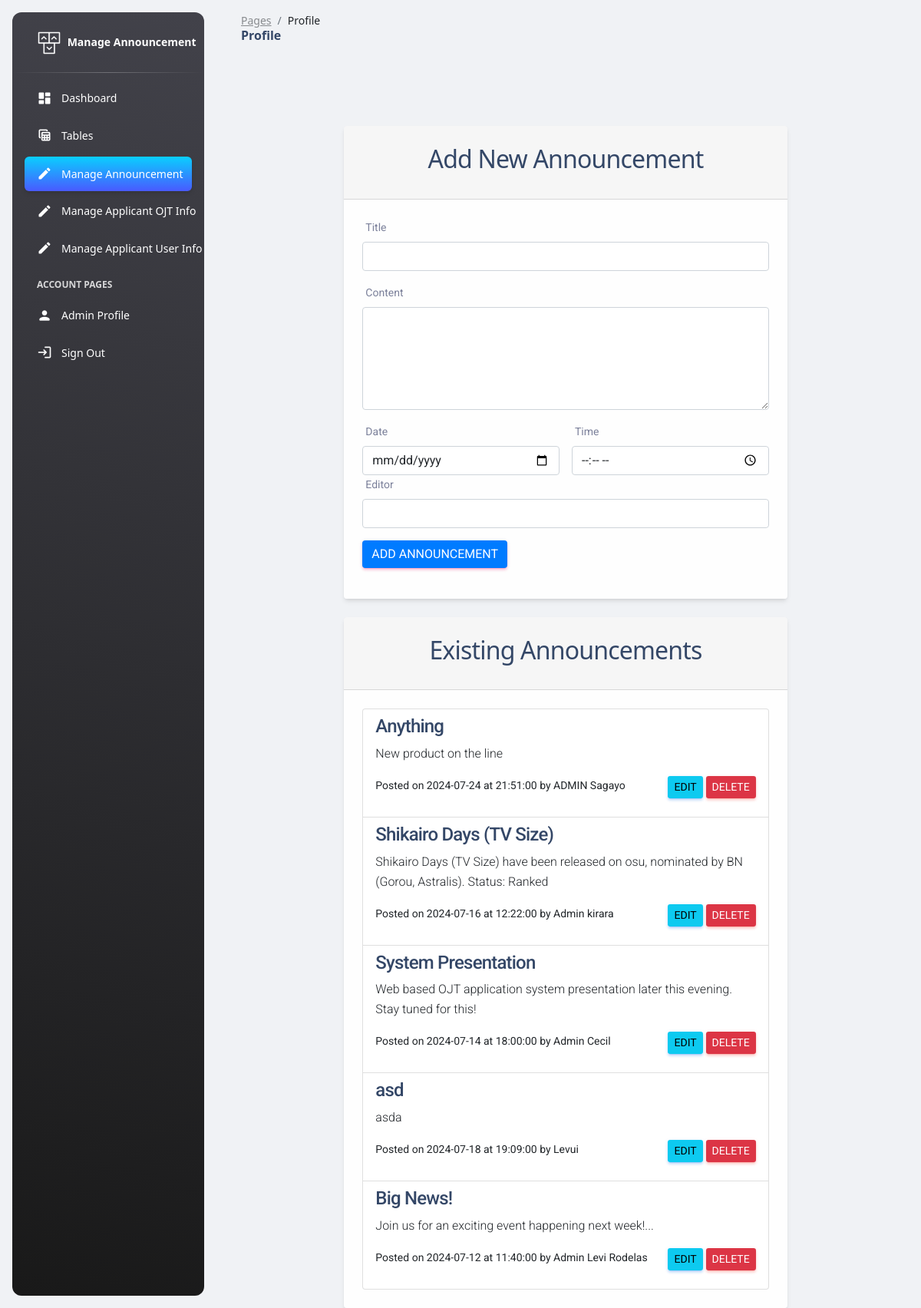
The app's page /admin-announcement.php with its own data.
### tables this page shows
CREATE TABLE `announcements` (
  `id` int(11) NOT NULL,
  `title` varchar(255) NOT NULL,
  `content` text NOT NULL,
  `date` date NOT NULL,
  `time` time NOT NULL,
  `editor` varchar(50) NOT NULL
);

### admin-announcement.php (the view, shortened to what this page needs)
<?php
include 'config.php';
$id = '';
$title = '';
$content = '';
$date = '';
$time = '';
$editor = '';
$stmt_all = $dbcon->prepare("SELECT * FROM announcements ORDER BY id DESC");
$stmt_all->execute();
$result_all = $stmt_all->get_result();
$announcements = $result_all->fetch_all(MYSQLI_ASSOC);
?>
<!DOCTYPE html>
<html lang="en">
<head>
    <link href="assets/css/nucleo-icons.css" rel="stylesheet" />
    <link href="assets/css/nucleo-svg.css" rel="stylesheet" />
    <link id="pagestyle" href="assets/css/material-dashboard.css?v=3.1.0" rel="stylesheet" />
</head>
<body class="g-sidenav-show bg-gray-200">
    <aside class="sidenav navbar navbar-vertical navbar-expand-xs border-0 border-radius-xl my-3 fixed-start ms-3   bg-gradient-dark" id="sidenav-main">
        <div class="sidenav-header">
            <a class="navbar-brand m-0" href="landing.php" target="_blank">
                <img src="public/material-dashboard-master/assets/img/logo-ct.png" class="navbar-brand-img h-100" alt="main_logo">
                <span class="ms-1 font-weight-bold text-white">Manage Announcement</span>
            </a>
        </div>
        <hr class="horizontal light mt-0 mb-2">
        <div class="collapse navbar-collapse  w-auto " id="sidenav-collapse-main">
            <ul class="navbar-nav">
                <li class="nav-item">
                    <a class="nav-link text-white " href="admin-dashboard.php">
                        <div class="text-white text-center me-2 d-flex align-items-center justify-content-center">
                            <i class="material-icons opacity-10">dashboard</i>
                        </div>
                        <span class="nav-link-text ms-1">Dashboard</span>
                    </a>
                </li>
                <li class="nav-item">
                    <a class="nav-link text-white " href="tables.php">
                        <div class="text-white text-center me-2 d-flex align-items-ce ter justify-content-center">
                            <i class="material-icons opacity-10">table_view</i>
                        </div>
                        <span class="nav-link-text ms-1">Tables</span>
                    </a>
                </li>
                <li class="nav-item">
                    <a class="nav-link text-white active bg-gradient-primary " href="admin-announcement.php">
                        <div class="text-white text-center me-2 d-flex align-items-ce ter justify-content-center">
                            <i class="material-icons opacity-10">edit</i>
                        </div>
                        <span class="nav-link-text ms-1">Manage Announcement</span>
                    </a>
                </li>
                <li class="nav-item">
          <a class="nav-link text-white" href="Admin_Applicant_OJT_Information.php">
            <div class="text-white text-center me-2 d-flex align-items-center justify-content-center">
              <i class="material-icons opacity-10">edit</i>
            </div>
            <span class="nav-link-text ms-1">Manage Applicant OJT Info</span>
          </a>
        </li>
        <li class="nav-item">
          <a class="nav-link text-white" href="Admin_Applicant_User_Information.php">
            <div class="text-white text-center me-2 d-flex align-items-center justify-content-center">
              <i class="material-icons opacity-10">edit</i>
            </div>
            <span class="nav-link-text ms-1">Manage Applicant User Info</span>
          </a>
        </li>
                <li class="nav-item mt-3">
                    <h6 class="ps-4 ms-2 text-uppercase text-xs text-white font-weight-bolder opacity-8">Account pages</h6>
                </li>
                <li class="nav-item">
                    <a class="nav-link text-white" href="admin-profile.php">
                        <div class="text-white text-center me-2 d-flex align-items-center justify-content-center">
                            <i class="material-icons opacity-10">person</i>
                        </div>
                        <span class="nav-link-text ms-1">Admin Profile</span>
                    </a>
                </li>
                <li class="nav-item">
                    <a class="nav-link text-white " href="logout.php">
                        <div class="text-white text-center me-2 d-flex align-items-center justify-content-center">
                            <i class="material-icons opacity-10">login</i>
                        </div>
                        <span class="nav-link-text ms-1">Sign Out</span>
                    </a>
                </li>
            </ul>
        </div>
    </aside>
    <div class="main-content position-relative max-height-vh-100 h-100">
        <nav class="navbar navbar-main navbar-expand-lg px-0 mx-4 shadow-none border-radius-xl" id="navbarBlur" data-scroll="true">
            <div class="container-fluid py-1 px-3">
                <nav aria-label="breadcrumb">
                    <ol class="breadcrumb bg-transparent mb-0 pb-0 pt-1 px-0 me-sm-6 me-5">
                        <li class="breadcrumb-item text-sm"><a class="opacity-5 text-dark" href="javascript:;">Pages</a></li>
                        <li class="breadcrumb-item text-sm text-dark active" aria-current="page">Profile</li>
                    </ol>
                    <h6 class="font-weight-bolder mb-0">Profile</h6>
                </nav>
            </div>
        </nav>
        <link href="https://stackpath.bootstrapcdn.com/bootstrap/5.1.3/css/bootstrap.min.css" rel="stylesheet">
        <link href="https://cdnjs.cloudflare.com/ajax/libs/animate.css/4.1.1/animate.min.css" rel="stylesheet">
        <br><br>
        <div class="container mt-5">
            <div class="row justify-content-center">
                <div class="col-md-8">
                    <div class="card mb-4">
                        <div class="card-header">
                            <h2 class="text-center"><?php echo (empty($id) ? 'Add New' : 'Edit'); ?> Announcement</h2>
                        </div>
                        <div class="card-body">
                            <form action="<?php echo $_SERVER['PHP_SELF']; ?>" method="POST">
                                <div class="mb-3">
                                    <label for="title" class="form-label">Title</label>
                                    <input type="text" class="form-control" id="title" name="title" value="<?php echo htmlspecialchars($title); ?>" required>
                                </div>
                                <div class="mb-3">
                                    <label for="content" class="form-label">Content</label>
                                    <textarea class="form-control" id="content" name="content" rows="5" required><?php echo htmlspecialchars($content); ?></textarea>
                                </div>
                                <div class="row g-3">
                                    <div class="col-md-6">
                                        <label for="date" class="form-label">Date</label>
                                        <input type="date" class="form-control" id="date" name="date" value="<?php echo $date; ?>" required>
                                    </div>
                                    <div class="col-md-6">
                                        <label for="time" class="form-label">Time</label>
                                        <input type="time" class="form-control" id="time" name="time" value="<?php echo $time; ?>" required>
                                    </div>
                                </div>
                                <div class="mb-3">
                                    <label for="editor" class="form-label">Editor</label>
                                    <input type="text" class="form-control" id="editor" name="editor" value="<?php echo htmlspecialchars($editor); ?>" required>
                                </div>
                                <button type="submit" class="btn btn-primary"><?php echo (empty($id) ? 'Add' : 'Save'); ?> Announcement</button>
                            </form>
                        </div>
                    </div>
                </div>
            </div>
            <div class="row justify-content-center">
                <div class="col-md-8">
                    <div class="card">
                        <div class="card-header">
                            <h2 class="text-center">Existing Announcements</h2>
                        </div>
                        <div class="card-body">
                            <ul class="list-group">
                                <?php foreach ($announcements as $announcement) : ?>
                                    <li class="list-group-item">
                                        <h4><?php echo htmlspecialchars($announcement['title']); ?></h4>
                                        <p><?php echo htmlspecialchars($announcement['content']); ?></p>
                                        <small>Posted on <?php echo htmlspecialchars($announcement['date']); ?> at <?php echo htmlspecialchars($announcement['time']); ?> by <?php echo htmlspecialchars($announcement['editor']); ?></small>
                                        <div class="float-end">
                                            <a href="<?php echo $_SERVER['PHP_SELF'] . '?id=' . $announcement['id']; ?>" class="btn btn-sm btn-info">Edit</a>
                                            <form method="POST" style="display: inline;">
                                                <button type="submit" class="btn btn-sm btn-danger" onclick="return confirm('Are you sure you want to delete this announcement?')">Delete</button>
                                            </form>
                                        </div>
                                    </li>
                                <?php endforeach; ?>
                            </ul>
                        </div>
                    </div>
                </div>
            </div>
        </div>
</body>
</html>

### admin-announcement.php (style rules this page uses)
body { background: url('https://images.unsplash.com/photo-1506748686214-e9df14d4d9d0?crop=entropy&cs=tinysrgb&fit=max&fm=jpg&ixid=MnwxMjA3fDB8MHxwaG90by1wYWdlfHx8fGVufDB8fHx8&ixlib=rb-1.2.1&q=80&w=1920') no-repeat center center fixed; background-size: cover; background-color: #f8f9fa; color: #000; }
.card { background-color: rgba(255, 255, 255, 0.9); border: none; }
.list-group-item { background-color: rgba(255, 255, 255, 0.95); }
.btn-primary { background-color: #007bff; border: none; }
h2 { font-size: 2rem; animation: fadeInDown 1s; }

### records on screen
announcements: title "Anything", content "New product on the line", date "2024-07-24", time "21:51:00", editor "ADMIN Sagayo"
announcements: title "Shikairo Days (TV Size)", content "Shikairo Days (TV Size) have been released on osu, nominated by BN (Gorou, Astralis). Status: Ranked", date "2024-07-16", time "12:22:00", editor "Admin kirara"
announcements: title "System Presentation", content "Web based OJT application system presentation later this evening. Stay tuned for this!", date "2024-07-14", time "18:00:00", editor "Admin Cecil"
announcements: title "asd", content "asda", date "2024-07-18", time "19:09:00", editor "Levui"
announcements: title "Big News!", content "Join us for an exciting event happening next week!...", date "2024-07-12", time "11:40:00", editor "Admin Levi Rodelas"
